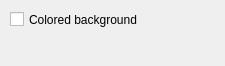
<?xml version="1.0" encoding="UTF-8"?>
<ui version="4.0">
 <class>HUD2FormHorizon</class>
 <widget class="QWidget" name="HUD2FormHorizon">
  <property name="geometry">
   <rect>
    <x>0</x>
    <y>0</y>
    <width>225</width>
    <height>66</height>
   </rect>
  </property>
  <property name="windowTitle">
   <string>Form</string>
  </property>
  <widget class="QCheckBox" name="checkBox">
   <property name="geometry">
    <rect>
     <x>10</x>
     <y>10</y>
     <width>171</width>
     <height>19</height>
    </rect>
   </property>
   <property name="text">
    <string>Colored background</string>
   </property>
  </widget>
 </widget>
 <resources/>
 <connections/>
</ui>
